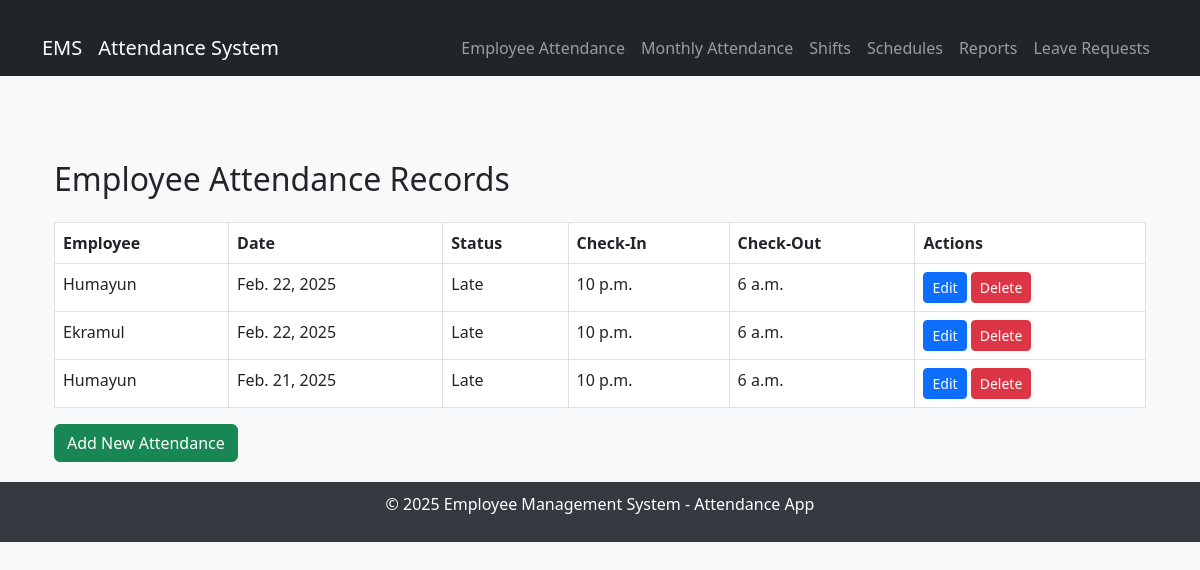
The page /attendance/ on the database its author committed.
### attendance/models.py (models this page shows, shortened)
class Attendance(models.Model):
    STATUS_CHOICES = [
        ('Present', 'Present'),
        ('Absent', 'Absent'),
        ('Late', 'Late'),
        ('Leave', 'Leave'),
    ]
    employee = models.ForeignKey(Employee, on_delete=models.CASCADE, related_name="attendance_records")
    date = models.DateField(default=date.today)
    status = models.CharField(max_length=10, choices=STATUS_CHOICES, default='Absent')
    check_in = models.TimeField(null=True, blank=True)
    check_out = models.TimeField(null=True, blank=True)

### employees/models.py (models this page shows, shortened)
class Employee(models.Model):
    user = models.OneToOneField(User, on_delete=models.CASCADE, null=True, blank=True)
    employee_id = models.CharField(max_length=20)
    name = models.CharField(max_length=255)
    join_date = models.DateField()
    date_of_birth = models.DateField()
    floor = models.ForeignKey(Floor, on_delete=models.SET_NULL, null=True)
    department = models.ForeignKey(Department, on_delete=models.SET_NULL, null=True)
    position = models.ForeignKey(Position, on_delete=models.SET_NULL, null=True)
    salary = models.ForeignKey(Salary, on_delete=models.SET_NULL, null=True)

### attendance/views.py (the view)
# urls.py: path('', attendance_list, name='attendance_list'),
def attendance_list(request):
    attendance_records = Attendance.objects.all().order_by('-date')
    return render(request, 'attendance/attendance_track/attendance_list.html', {'attendance_records': attendance_records})

### attendance/templates/attendance/attendance_track/attendance_list.html (shortened to what this page needs)
{% extends "attendance/base.html" %}
{% block content %}
<div class="container mt-4">
    <h2 class="mb-4">Employee Attendance Records</h2>
    <table class="table table-bordered table-hover">
        <thead class="thead-dark">
            <tr>
                <th>Employee</th>
                <th>Date</th>
                <th>Status</th>
                <th>Check-In</th>
                <th>Check-Out</th>
                <th>Actions</th>
            </tr>
        </thead>
        <tbody>
            {% for record in attendance_records %}
            <tr>
                <td>{{ record.employee.name }}</td>
                <td>{{ record.date }}</td>
                <td>
                    {{ record.status }}
                </td>
                <td>{{ record.check_in|default:"N/A" }}</td>
                <td>{{ record.check_out|default:"N/A" }}</td>
                <td>
                    <a href="{% url 'attendance_update' record.id %}" class="btn btn-sm btn-primary">Edit</a>
                    <a href="{% url 'attendance_delete' record.id %}" class="btn btn-sm btn-danger">Delete</a>
                </td>
            </tr>
            {% empty %}
            <tr>
                <td colspan="6" class="text-center">No attendance records found.</td>
            </tr>
            {% endfor %}
        </tbody>
    </table>
    <a href="{% url 'attendance_add' %}" class="btn btn-success">Add New Attendance</a>
</div>
{% endblock %}

### attendance/templates/attendance/base.html (style rules this page uses)
body { background-color: #f8f9fa; }
.container { padding-top: 20px; }

### rows shown on the page
Attendance: employee.name "Humayun", date "Feb. 22, 2025", status "Late", check_in "10 p.m.", check_out "6 a.m."
Attendance: employee.name "Ekramul", date "Feb. 22, 2025", status "Late", check_in "10 p.m.", check_out "6 a.m."
Attendance: employee.name "Humayun", date "Feb. 21, 2025", status "Late", check_in "10 p.m.", check_out "6 a.m."
